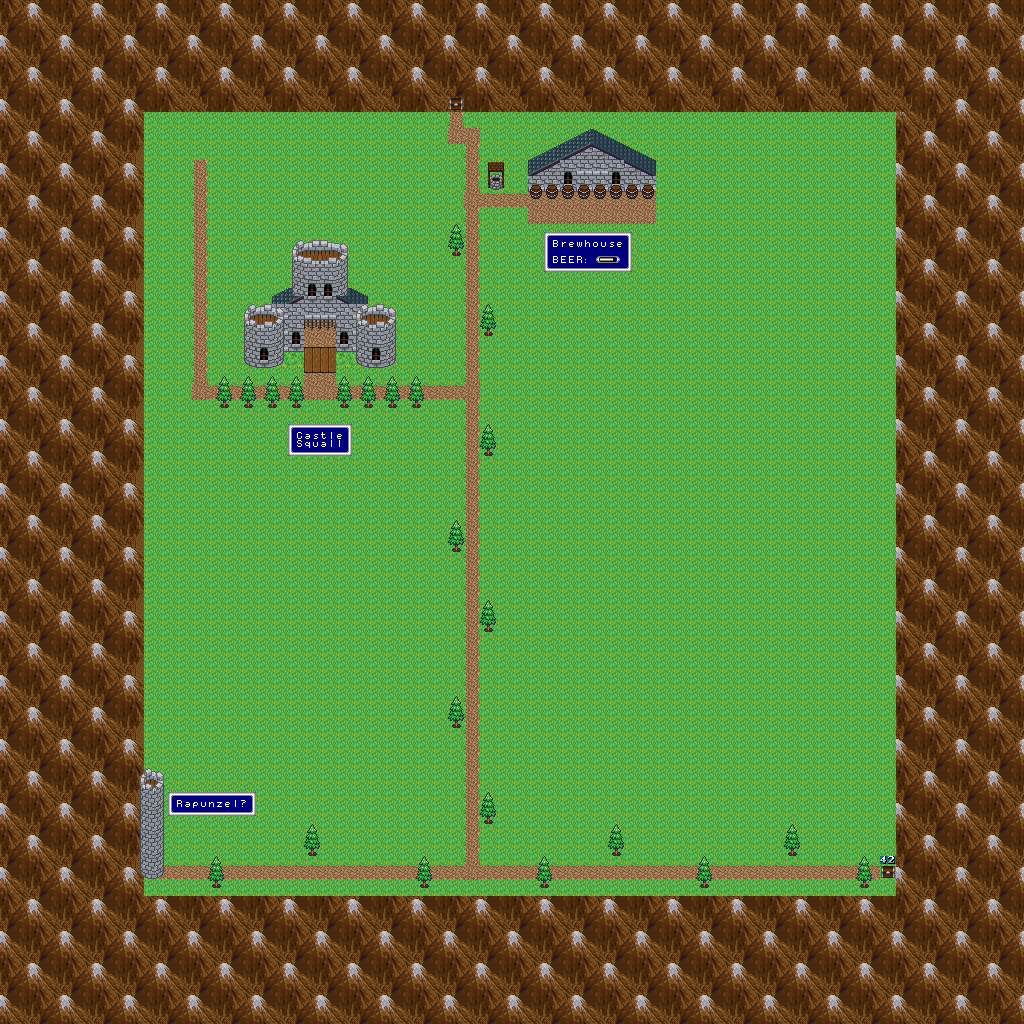

This is a level from a 2D game, rendered from its Tiled map with the project's own tilesets. A one-line summary and the map file follow, with tile-layer data summarised:
An orthogonal 128x128 tile map with 8x8 px tiles, 2 tile layers (Tile Layer 0, Tile Layer 1), 3 tilesets.

<map version="1.4" tiledversion="1.4.0" orientation="orthogonal" renderorder="right-down" width="128" height="128" tilewidth="8" tileheight="8" infinite="0" nextlayerid="3" nextobjectid="1">
 <tileset firstgid="1" source="tiles16.tsx" />
 <tileset firstgid="65" source="tiles8_128.tsx" />
 <tileset firstgid="193" source="tiles8_0.tsx" />
 <layer id="1" name="Tile Layer 0" width="128" height="128">
  <data>[16384 cells, 4099 non-empty, 28 distinct tile ids]</data>
 </layer>
 <layer id="2" name="Tile Layer 1" width="128" height="128">
  <data>[16384 cells, 570 non-empty, 100 distinct tile ids]</data>
 </layer>
</map>
